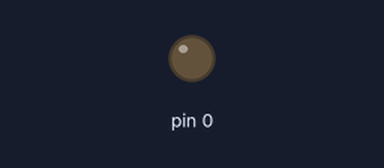
The sketch below on a simulated Arduino Uno, built with avr-gcc and run on an emulated ATmega328P. Parts: output pins drawn as LEDs (lit = HIGH).

Above: at 0.5 s.
Timing chart, 0 to 19.5 s (numbered marks = the images above):
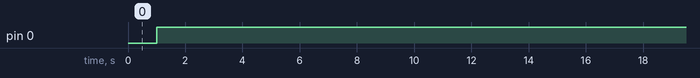

The sketch:

AquariumPflanze.ino
```cpp
#include <SimpleTimer.h>

// the timer object
SimpleTimer timer;

// a function to be executed periodically
void repeatMe() {
//Pumpe an
digitalWrite(0,HIGH);
//warte 30sec
delay(30000);
//Pumpe aus
digitalWrite(0,LOW);
}

void setup() {
  // Pin0 als Ausgang
  pinMode(0, OUTPUT);
  //Pumpe aus
  digitalWrite(0,LOW);
  //alle 30 min Timer Interrupt ausfuehren:
  timer.setInterval(1000, repeatMe);
}

void loop() {
    timer.run();
}
```

Measured:
- by itself, pin 0: LOW → HIGH at 1.0 s
